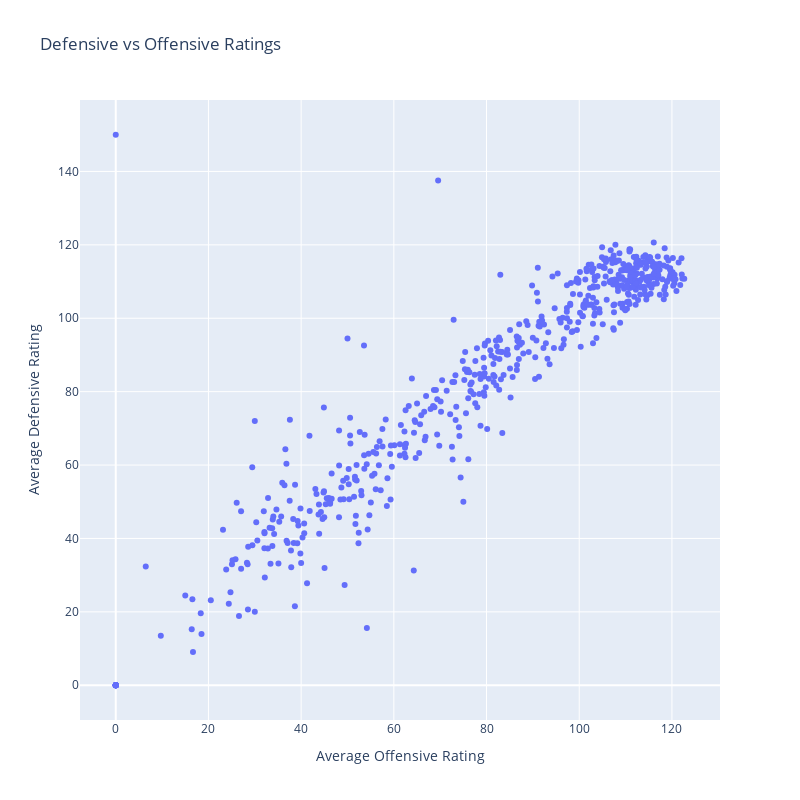

Write notebook code for a chart like this one.
### Code cell
# Create an empty DataFrame for the results
ratings_df = pd.DataFrame(columns=['Player', 'Average_Off_Rating', 'Average_Def_Rating'])

# Calculate average ratings for each player and append to the DataFrame
for player, df in player_box.items():
    avg_off_rating = df['offensiveRating'].mean()
    avg_def_rating = df['defensiveRating'].mean()
    player_df = pd.DataFrame({
        'Player': [player],
        'Average_Off_Rating': [avg_off_rating],
        'Average_Def_Rating': [avg_def_rating]
    })
    # Append the player's DataFrame to the main DataFrame
    ratings_df = pd.concat([ratings_df, player_df], ignore_index=True)


# Create an interactive scatter plot
fig = px.scatter(
    ratings_df,
    x='Average_Off_Rating',
    y='Average_Def_Rating',
    title='Defensive vs Offensive Ratings of Each Player',
    labels={'Average_Off_Rating': 'Average Offensive Rating', 'Average_Def_Rating': 'Average Defensive Rating'}
)

# Update traces to customize hover labels GPT
fig.update_traces(
    hovertemplate='<b>%{text}</b><br>Offensive Rating: %{x}<br>Defensive Rating: %{y}<extra></extra>',
    text=ratings_df['Player'],
    mode='markers'  
)

# Ulayout 
fig.update_layout(
    xaxis_title='Average Offensive Rating',
    yaxis_title='Average Defensive Rating',
    title='Defensive vs Offensive Ratings',
    hovermode='closest',
    width=800, 
    height = 800
)

# Show the plot
fig.show()

### Figure 1 — Plotly figure (JSON) as saved in the notebook; plotly's stock layout.template omitted (floating-point values rounded to 4 significant figures; data arrays with more than 128 entries replaced by an {"elided": "..."} marker saying what was removed)
{"data": [{"hovertemplate": "<b>%{text}</b><br>Offensive Rating: %{x}<br>Defensive Rating: %{y}<extra></extra>", "legendgroup": "", "marker": {"color": "#636efa", "symbol": "circle"}, "mode": "markers", "name": "", "orientation": "v", "showlegend": false, "text": {"elided": "586 str values"}, "type": "scatter", "x": {"elided": "586 float values"}, "xaxis": "x", "y": {"elided": "586 float values"}, "yaxis": "y"}], "layout": {"height": 800, "hovermode": "closest", "legend": {"tracegroupgap": 0}, "title": {"text": "Defensive vs Offensive Ratings"}, "width": 800, "xaxis": {"anchor": "y", "autorange": true, "domain": [0, 1], "range": [-7.713, 130.4], "title": {"text": "Average Offensive Rating"}, "type": "linear"}, "yaxis": {"anchor": "x", "autorange": true, "domain": [0, 1], "range": [-9.469, 159.5], "title": {"text": "Average Defensive Rating"}, "type": "linear"}}}
